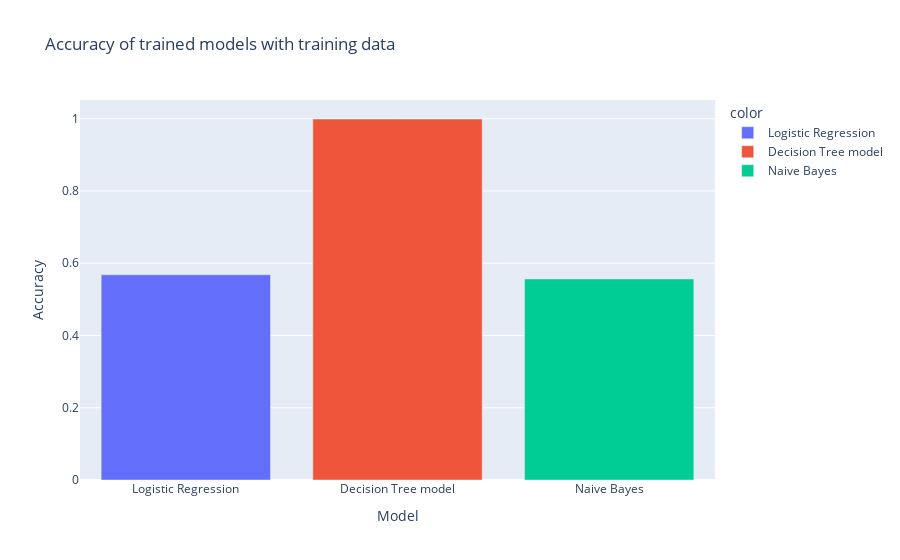

Notebook code cell kept with this figure:
### Code cell
fig = px.bar(x=['Logistic Regression', 'Decision Tree model', 'Naive Bayes'], 
             y=[logr_train_acc, dtree_train_acc, nb_train_acc], 
            color=['Logistic Regression', 'Decision Tree model', 'Naive Bayes'],
             labels={'x': 'Model', 'y': 'Accuracy'},
            title='Accuracy of trained models with training data')
fig.show()

### Figure 1 — Plotly figure (JSON) as saved in the notebook; plotly's stock layout.template omitted (floating-point values rounded to 4 significant figures)
{"data": [{"alignmentgroup": "True", "hovertemplate": "color=Logistic Regression<br>Model=%{x}<br>Accuracy=%{y}<extra></extra>", "legendgroup": "Logistic Regression", "marker": {"color": "#636efa", "pattern": {"shape": ""}}, "name": "Logistic Regression", "offsetgroup": "Logistic Regression", "orientation": "v", "showlegend": true, "textposition": "auto", "type": "bar", "x": ["Logistic Regression"], "xaxis": "x", "y": [0.568], "yaxis": "y"}, {"alignmentgroup": "True", "hovertemplate": "color=Decision Tree model<br>Model=%{x}<br>Accuracy=%{y}<extra></extra>", "legendgroup": "Decision Tree model", "marker": {"color": "#EF553B", "pattern": {"shape": ""}}, "name": "Decision Tree model", "offsetgroup": "Decision Tree model", "orientation": "v", "showlegend": true, "textposition": "auto", "type": "bar", "x": ["Decision Tree model"], "xaxis": "x", "y": [0.9993], "yaxis": "y"}, {"alignmentgroup": "True", "hovertemplate": "color=Naive Bayes<br>Model=%{x}<br>Accuracy=%{y}<extra></extra>", "legendgroup": "Naive Bayes", "marker": {"color": "#00cc96", "pattern": {"shape": ""}}, "name": "Naive Bayes", "offsetgroup": "Naive Bayes", "orientation": "v", "showlegend": true, "textposition": "auto", "type": "bar", "x": ["Naive Bayes"], "xaxis": "x", "y": [0.5564], "yaxis": "y"}], "layout": {"barmode": "relative", "legend": {"title": {"text": "color"}, "tracegroupgap": 0}, "title": {"text": "Accuracy of trained models with training data"}, "xaxis": {"anchor": "y", "domain": [0, 1], "title": {"text": "Model"}}, "yaxis": {"anchor": "x", "domain": [0, 1], "title": {"text": "Accuracy"}}}}
